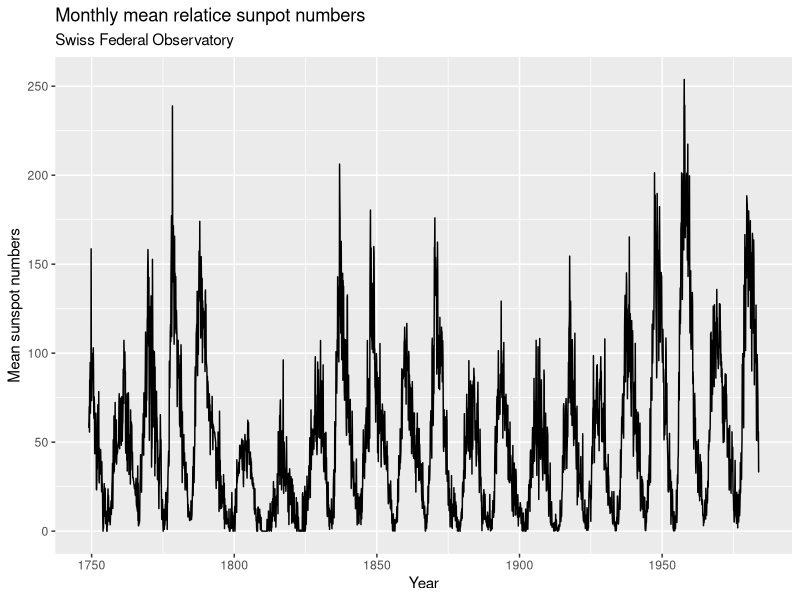
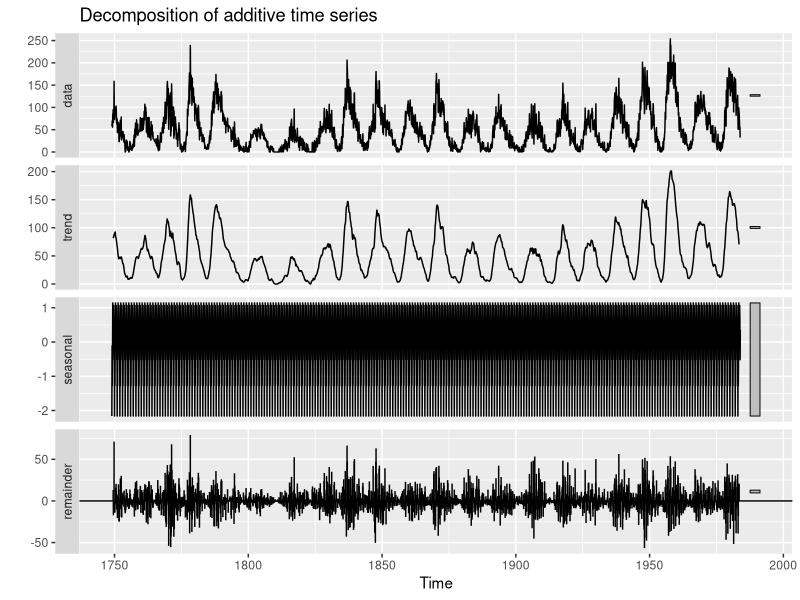

Reproduce these figures in R, in order.
## ---- chunk 1
knitr::opts_chunk$set(echo = TRUE)
knitr::opts_chunk$set(warning=FALSE)
## ---- chunk 2
library(dplyr)
library(ggplot2)
library(forecast)
## ---- chunk 3
# Load data
data("sunspots")

# Create timestamps
start_date <- as.Date("1749-01-01") # Start date 
end_date <- as.Date("1983-12-01")   # End date 
timestamps <- seq(start_date, end_date, by = "month")

# Create dataframe
df <- data.frame(
  month = timestamps,
  spots = sunspots
)

# Print first few rows of the dataframe
head(df)
## ---- chunk 4
plot.1 <- ggplot(data = df, aes(x = month, y = spots)) + 
  
  geom_line()  +
  
  labs(title = "Monthly mean relatice sunpot numbers", 
       subtitle = "Swiss Federal Observatory",
       x = "Year",
       y = "Mean sunspot numbers")  

plot.1
## ---- chunk 5
autoplot(decompose(sunspots))
